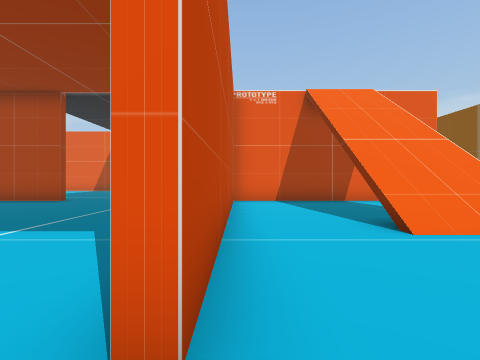
[1] (above)

24 first-person views from a walk through a scene from a Unity 3-D project. The camera is 1.5 m above the floor, looks level and sees 85° across. The floor is counted in squares, 2 m on a side. Each view is taken from the middle of a square. On the plan, view 1 faces up. The plan holds only what a view shows up to about 9 squares ahead; the rest is blank. The place goes on beyond the plan. The player is left out.

[2]
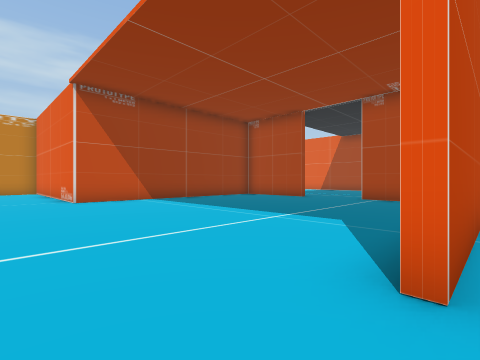

[3]
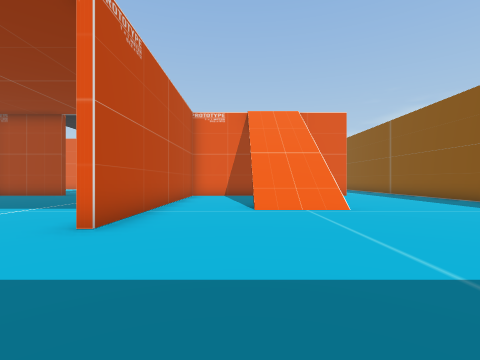

[4]
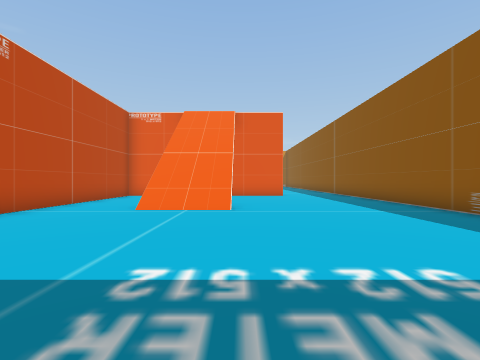

[5]
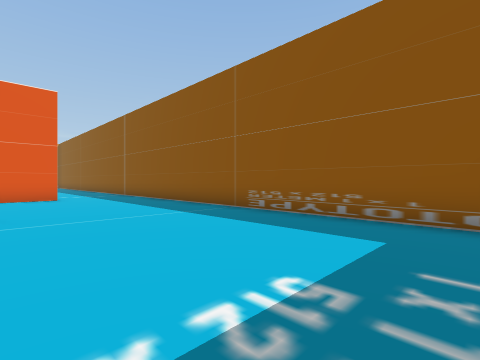

[6]
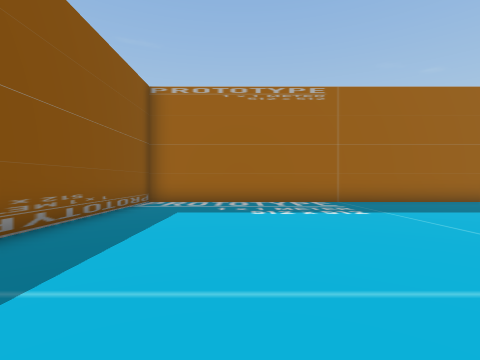

[7]
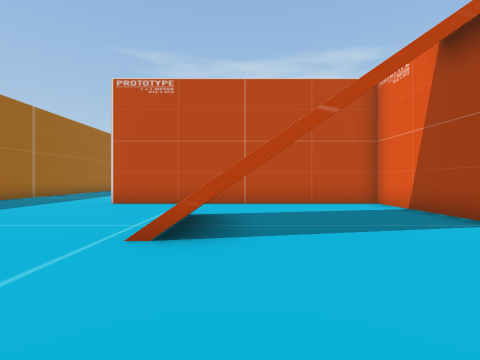

[8]
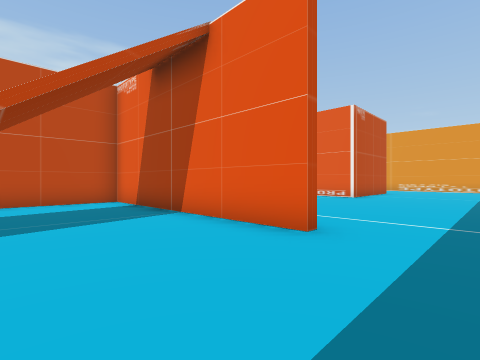

[9]
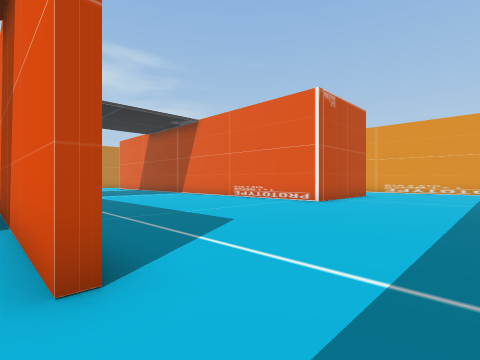

[10]
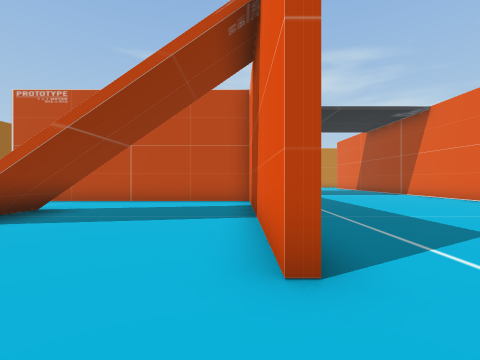

[11]
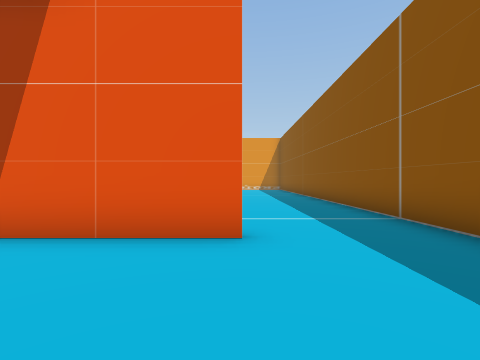

[12]
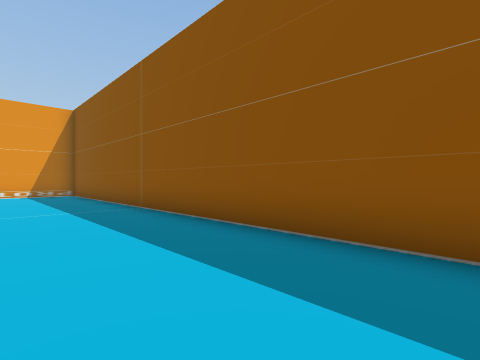

[13]
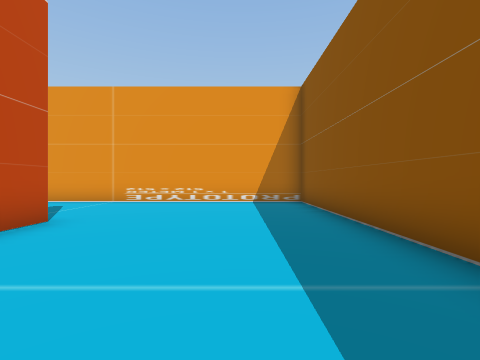

[14]
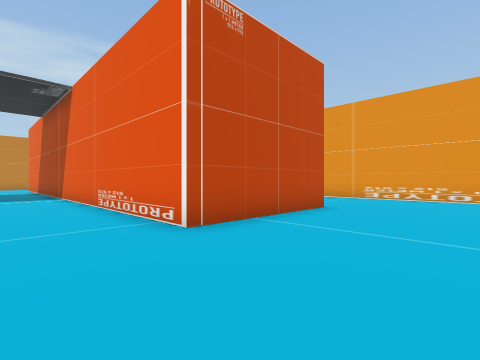

[15]
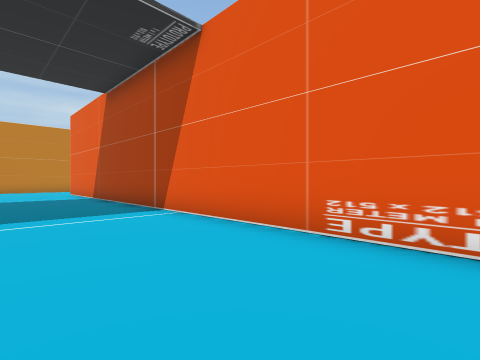

[16]
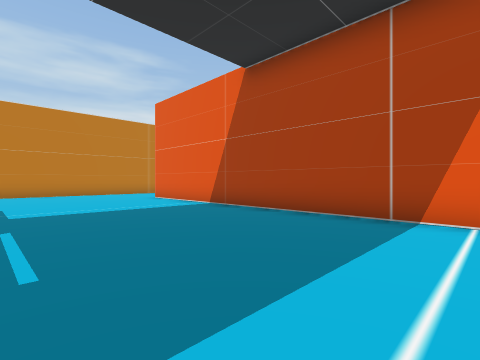

[17]
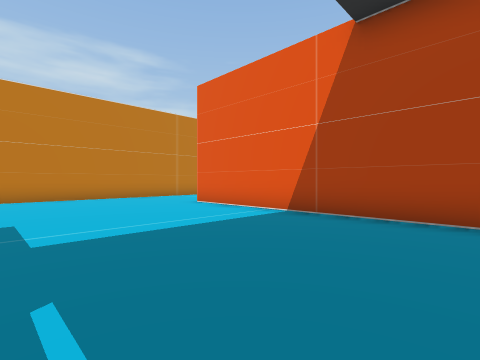

[18]
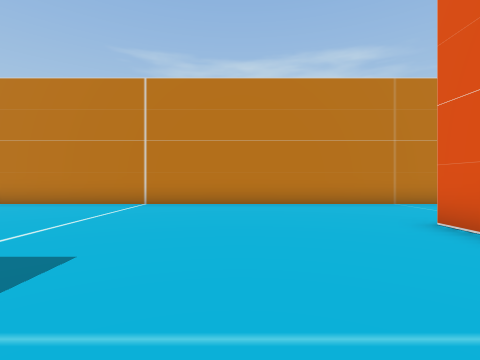

[19]
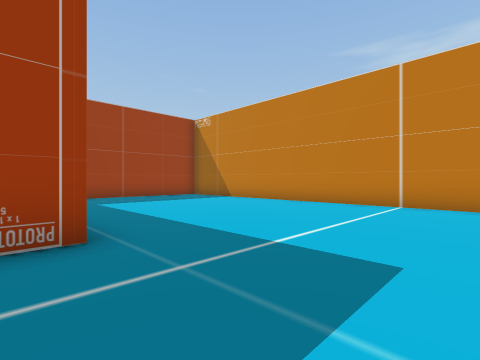

[20]
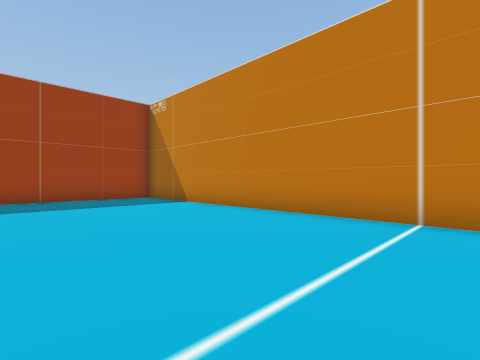

[21]
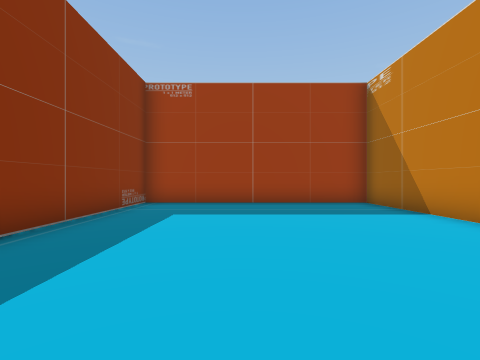

[22]
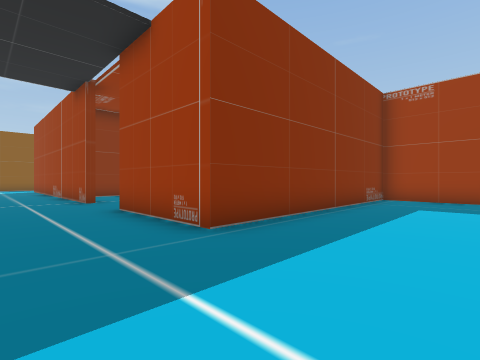

[23]
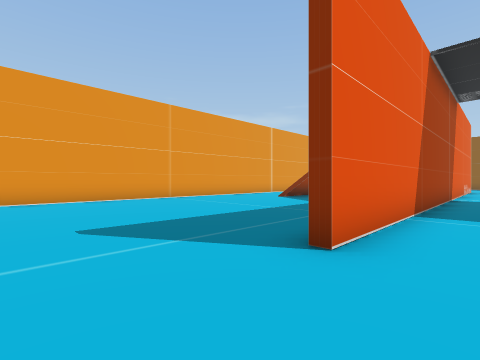

[24]
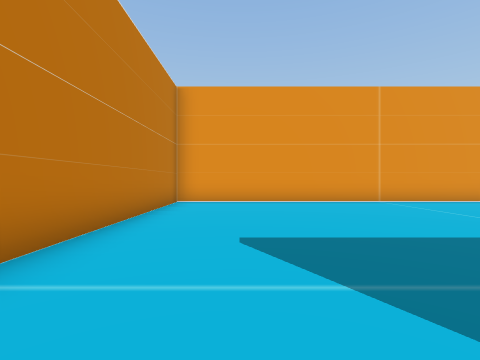

### Floor plan
Points are (right, up) in squares from view 1. A wall is a line through its corners. A room is listed if a view was taken in it or the views show most of it. See-through windows are left out.
Room 1 (views 1, 2, 3, 4, 5, 6, 7, 8, 9, 10, 11)
walls: (-1.2, -3.9) (10.1, -3.9) (10.1, 6); (-9.7, 2.1) (-9.7, 1.2) (-10.5, 1.2); (7.1, 9.3) (-0.2, 9.3) (-0.2, 0.9)
ways out: opening at (-5, 10) to room 2; opening at (8.5, 10) to room 2
Room 2 (views 12, 13, 14, 15, 16, 17, 18, 19, 20, 21, 22, 23, 24)
walls: (-3.8, 9.5) (-2.8, 9.5); (-6.8, 25.9) (-17.2, 25.9) (-17.2, 1.4) (-9.9, 1.4) (-9.9, 9.5) (-6.4, 9.5); (4.6, 21.8) (4.6, 17.3) (-13.4, 17.3); (10.1, 9.4) (10.1, 25.9) (1.4, 25.9)
ways out: opening at (-5, 10) to room 1; opening at (8.5, 10) to room 1

Positions as (right, up) in squares from view 1, and headings:
1: (0, 0), facing up
2: (0, -1), facing up-left
3: (2, -3), facing up
4: (5, -3), facing up
5: (5, -2), facing up-right
6: (7, 5), facing down
7: (8, 5), facing left
8: (9, 6), facing up-left
9: (9, 9), facing up-left
10: (9, 9), facing left
11: (7, 6), facing up
12: (7, 12), facing up-right
13: (8, 17), facing up
14: (8, 15), facing up-left
15: (2, 14), facing up-left
16: (-3, 12), facing up-left
17: (-6, 12), facing up-left
18: (-9, 14), facing left
19: (-9, 13), facing down-left
20: (-12, 12), facing down-left
21: (-13, 10), facing down
22: (-13, 12), facing down-right
23: (-16, 16), facing up-right
24: (-15, 17), facing up
